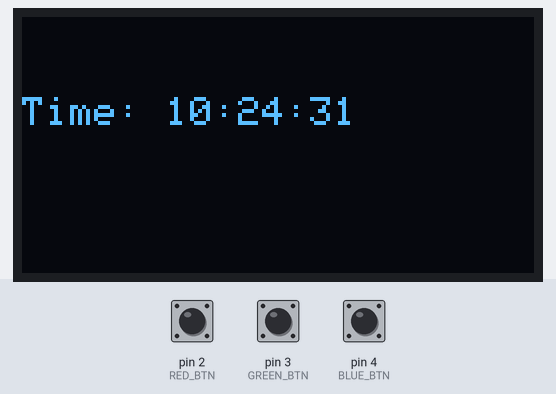
Bench run of a sketch on a simulated Arduino Uno, built with avr-gcc and run on an emulated ATmega328P. On the bench: 128×64 one-colour display. Inputs (shaded band) come from the test bench; at power-on: pin 3 (GREEN_BTN) HIGH, pin 4 (BLUE_BTN) HIGH, pin 2 (RED_BTN) HIGH. The local clock reads 2024-03-15 10:24:30 at power-on unless the sketch sets it.

Above: at 1.6 s.
1.7 s: pin 3 (GREEN_BTN) pulled LOW for 0.15 s
At 2.8 s:
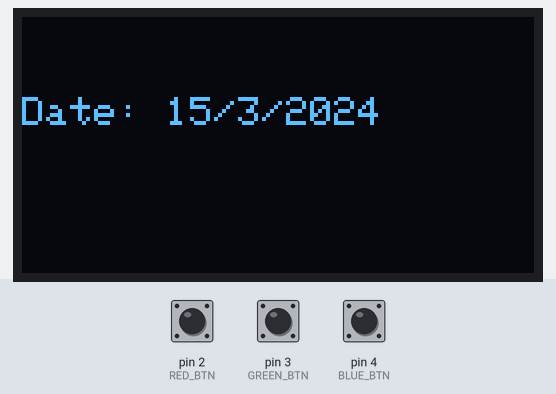
3.3 s: pin 4 (BLUE_BTN) pulled LOW for 0.15 s
At 4.0 s:
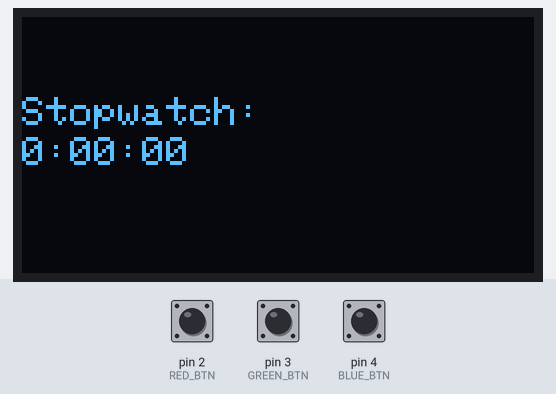
4.9 s: pin 2 (RED_BTN) pulled LOW for 0.15 s
At 5.7 s:
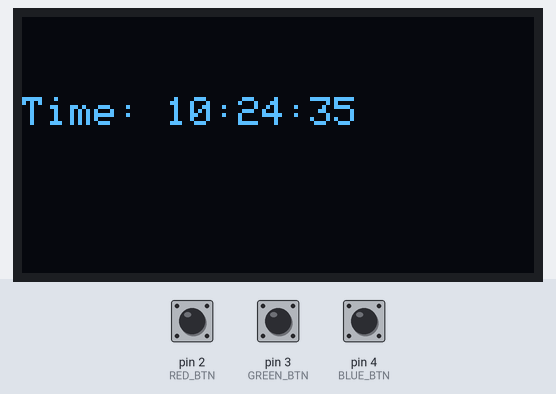
6.5 s: pin 3 (GREEN_BTN) pulled LOW for 1 s
At 7.9 s:
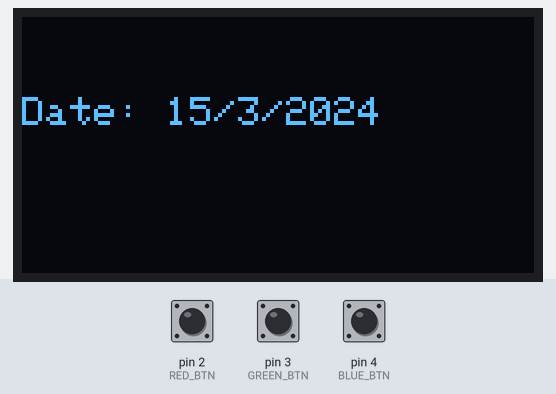
9.0 s: pin 2 (RED_BTN) pulled LOW for 1 s
At 10.8 s:
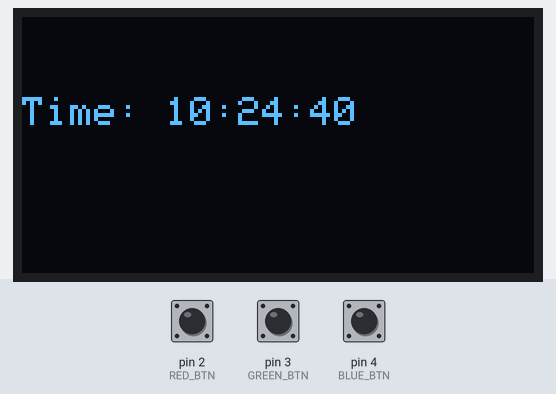
11.5 s: pin 3 (GREEN_BTN) pulled LOW for 3.2 s
At 12.2 s:
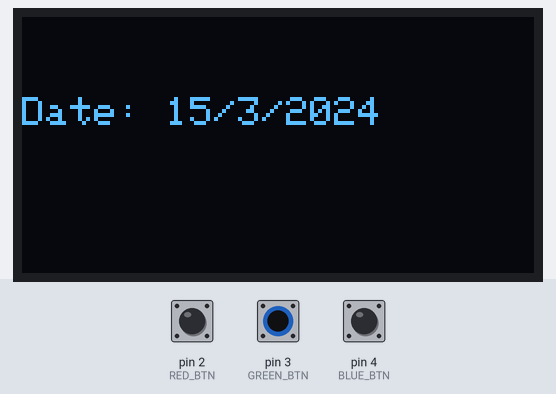
Timing chart, 0 to 14.5 s (numbered marks = the images above; inputs shaded):
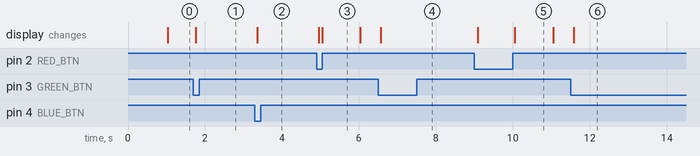

Measured:
- after the input at 1.7 s, the display: changes after 0.06 s (image 1)
- after the input at 3.3 s, the display: changes after 0.06 s (image 2)
- after the input at 4.9 s, the display: first changes after 0.05 s (image 3 shows a later state)
- after the input at 6.5 s, the display: changes after 0.07 s (image 4)
- after the input at 9.0 s, the display: first changes after 0.09 s (image 5 shows a later state)
- after the input at 11.5 s, the display: changes after 0.08 s (image 6)
- what the display in image 5 shows lasts 1.0 s, from 10.1 s to 11.1 s

The sketch:

StopwatchMenu.ino
```cpp
// Required libraries
#include <Wire.h>
#include <Adafruit_GFX.h>
#include <Adafruit_SSD1306.h>
#include <RTClib.h>
#include <Bounce2.h>

// Set up the display and RTC
#define SCREEN_WIDTH 128
#define SCREEN_HEIGHT 64
Adafruit_SSD1306 display(SCREEN_WIDTH, SCREEN_HEIGHT, &Wire, -1);
RTC_DS3231 rtc;

// Define button pins
#define RED_BTN 2
#define GREEN_BTN 3
#define BLUE_BTN 4

// Tracks the current menu
int currentMenu = 0;

// Stopwatch variables
bool stopwatchRunning = false;
unsigned long stopwatchStart = 0;
unsigned long elapsedTime = 0;
unsigned long blueButtonHoldStart = 0;
bool blueButtonHeld = false;

// Set up button debouncers using Bounce2
Bounce redButton = Bounce();
Bounce greenButton = Bounce();
Bounce blueButton = Bounce();

void setup() {
  // Set up buttons with internal pull-up resistors
  pinMode(RED_BTN, INPUT_PULLUP);
  pinMode(GREEN_BTN, INPUT_PULLUP);
  pinMode(BLUE_BTN, INPUT_PULLUP);

  // Attach buttons to debouncers and set debounce interval
  redButton.attach(RED_BTN);
  greenButton.attach(GREEN_BTN);
  blueButton.attach(BLUE_BTN);
  redButton.interval(25);
  greenButton.interval(25);
  blueButton.interval(25);

  // Initialise OLED display and the RTC
  display.begin(SSD1306_SWITCHCAPVCC, 0x3C);
  rtc.begin();

  // Line used to adjust the time
  // rtc.adjust(DateTime(F(__DATE__), F(__TIME__)));

  // Render the first menu (time menu)
  renderMenu(currentMenu);
}

void loop() {
  // Update button states with debounce
  redButton.update();
  greenButton.update();
  blueButton.update();

  // Detect which button was pressed and switch to the corresponding menu
  if (redButton.fell()) {
    selectMenu(0);
  } else if (greenButton.fell()) {
    selectMenu(1);
  } else if (blueButton.fell()) {
    if (currentMenu == 2) {
      stopwatchRunning = !stopwatchRunning;
      if (stopwatchRunning) stopwatchStart = millis() - elapsedTime;
    } else {
      selectMenu(2);
    }
  }

  // Stopwatch reset on long press (2 seconds hold)
  if (currentMenu == 2 && digitalRead(BLUE_BTN) == LOW) {
    if (!blueButtonHeld) {
      blueButtonHoldStart = millis();
      blueButtonHeld = true;
    } else if (millis() - blueButtonHoldStart >= 2000) {
      stopwatchRunning = false;
      elapsedTime = 0;
      blueButtonHeld = false;
      renderMenu(2);
    }
  } else {
    blueButtonHeld = false;
  }

  // Redraw logic
  if (currentMenu == 0 || currentMenu == 1) renderMenu(currentMenu);
  else if (currentMenu == 2 && stopwatchRunning) renderStopwatch();
}

// Called when a button is pressed to activate a specific menu
// Also updates the stopwatch state
void selectMenu(int menuIndex) {
  if (menuIndex == currentMenu) return;
  currentMenu = menuIndex;
  renderMenu(currentMenu);
}

// Clears thge display and shows content for the selected menu
void renderMenu(int menu) {
  display.clearDisplay();
  display.setCursor(0, 20);
  display.setTextSize(1);
  display.setTextColor(SSD1306_WHITE);

  // Get the current time from the RTC
  DateTime now = rtc.now();

  //Logic for displaying different menus
  // Menu 1 - Time
  if (menu == 0) {
    display.print("Time: ");
    display.print(now.hour());
    display.print(":");
    if (now.minute() < 10) display.print("0");
    display.print(now.minute());
    display.print(":");
    if (now.second() < 10) display.print("0");
    display.print(now.second());

    // Menu 2 - Date
  } else if (menu == 1) {
    display.print("Date: ");
    display.print(now.day());
    display.print("/");
    display.print(now.month());
    display.print("/");
    display.print(now.year());

    // Menu 3 - Stopwatch
  } else if (menu == 2) {
    display.println("Stopwatch:");
    display.setCursor(0, 30);
    unsigned long ms = stopwatchRunning ? millis() - stopwatchStart : elapsedTime;
    elapsedTime = ms;

    int seconds = (ms / 1000) % 60;
    int minutes = (ms / 60000) % 60;
    int hours = ms / 3600000;

    display.print(hours);
    display.print(":");
    if (minutes < 10) display.print("0");
    display.print(minutes);
    display.print(":");
    if (seconds < 10) display.print("0");
    display.print(seconds);
  }

  display.display();
}

void renderStopwatch() {
  renderMenu(2);
}
```
